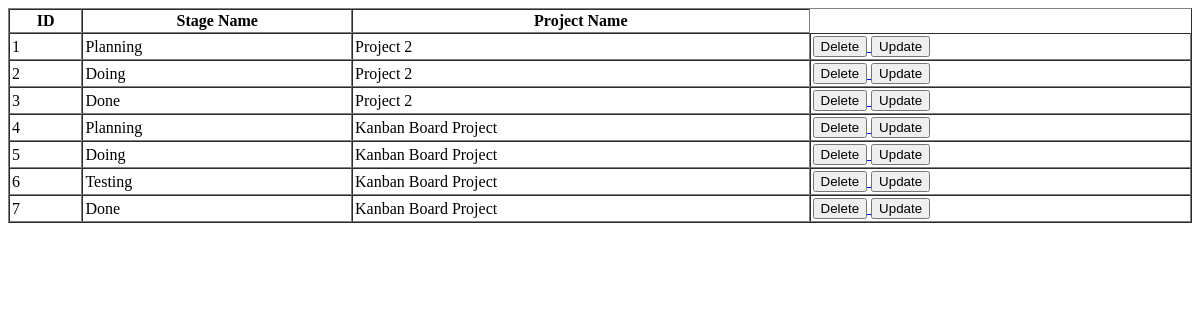
The page /stages/stages.php on the database as committed earlier.
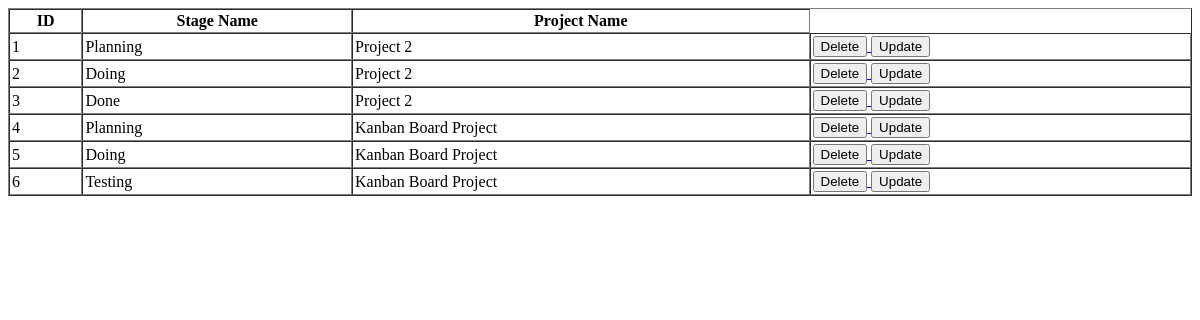
The same page on the database as committed later.
### tables this page shows
CREATE TABLE `stages` (
  `id` int(11) NOT NULL,
  `name` varchar(100) NOT NULL,
  `project_id` int(11) NOT NULL
);

CREATE TABLE `projects` (
  `id` int(11) NOT NULL,
  `admin_id` int(11) NOT NULL,
  `name` varchar(100) NOT NULL,
  `description` varchar(200) NOT NULL,
  `detail_descrip` varchar(500) NOT NULL,
  `create_date` datetime NOT NULL,
  `due_date` datetime NOT NULL,
  `completed_date` datetime NOT NULL
);

### Database/DatabaseConnection.php (called while the page is built, shortened)
<?php
    class DatabaseConnection{
        private static $server      = 'localhost';
        private static $user        = 'root';
        private static $password    = '';
        private static $database    = 'kanban';
        private static $connection = null;
        public static function getInstance(){
            if(self::$connection == null){
                self::$connection = new mysqli(self::$server, self::$user, self::$password, self::$database);
            }
            return self::$connection;
        }
    }
?>

### Repositories/StageRepository.php (called while the page is built, shortened)
<?php
    require_once('../Models/Stage.php');
    require_once('../Database/DatabaseConnection.php');
    require_once('ProjectRepository.php');
    class StageRepository{
        public static $table_name = "stages";
        private $connection;
        public function __construct(){
            $this->connection = DatabaseConnection::getInstance();
        }
        public function getAll(){
            $stages = [];
            $query = "SELECT * FROM ". self::$table_name . ";";
            $results = $this->connection->query($query);
            if($results){
                while($row = mysqli_fetch_object($results)){
                    $stages[] = $this->toModel($row);
                }
            }
            return $stages;
        }
        public function toModel($obj){
            $stage = null;
            if($obj)
                $stage = new Stage($obj->id, $obj->name, $obj->project_id);
            return $stage;
        }
        public static function getProjectName($stage){
            $projectRepo = new ProjectRepository(DatabaseConnection::getInstance());
            return $projectRepo->find($stage->project_id);
        }
    }
?>

### Models/Stage.php (called while the page is built, shortened)
<?php
    require_once("../Repositories/StageRepository.php");
    class Stage extends Model{
        public function __construct($id, $name, $project_id)
        {
            $this->project_id   =   $project_id;
            $this->project      =   StageRepository::getProjectName($this);
        }
    }
?>

### Repositories/ProjectRepository.php (called while the page is built, shortened)
<?php
    require_once('../Models/Project.php');
    require_once('../Database/DatabaseConnection.php');
    require_once('UserRepository.php');
    class ProjectRepository{
        public static $table_name = "projects";
        private $connection;
        public function __construct($connection){
            $this->connection = $connection;
        }
        public function find($id){
            $project   = null;
            $query  = "SELECT * FROM ".self::$table_name." WHERE id = $id;";
            $result = $this->connection->query($query);
            if($result) $project = $this->toModel(mysqli_fetch_object($result));
            return $project;
        }
        public function toModel($obj){
            $project = null;
            if($obj)
                $project = new Project($obj->id, $obj->admin_id, $obj->name, $obj->description, $obj->detail_descrip, $obj->create_date, $obj->due_date, $obj->completed_date);
            return $project;
        }
        public static function getAdminName($project){
            $userRepo = new UserRepository(DatabaseConnection::getInstance());
            return $userRepo->find($project->admin_id);
        }
    }
?>

### Models/Project.php (called while the page is built, shortened)
<?php
    require_once("../Repositories/ProjectRepository.php");
    require_once("../Database/DatabaseConnection.php");
    class Project extends Model{
        public function __construct($id, $admin_id, $name, $description, $detail_descrip, $create_date, $due_date)
        {
            $this->admin_id         = $admin_id;
            $this->admin            = ProjectRepository::getAdminName($this);
        }
    }
?>

### Repositories/UserRepository.php (called while the page is built, shortened)
<?php
    require_once('../Models/User.php');
    require_once('../Database/DatabaseConnection.php');
    require_once('RoleRepository.php');
    require_once('GenderRepository.php');
    class UserRepository{
        public static $table_name = "users";
        private $connection;
        public function __construct($connection){
            $this->connection = $connection;
        }
        public function find($id){
            $user   = null;
            $query  = "SELECT * FROM ".self::$table_name." WHERE id = $id;";
            $result = $this->connection->query($query);
            if($result) $user = $this->toModel(mysqli_fetch_object($result));
            return $user;
        }
        public function toModel($obj){
            $user = null;
            if($obj)
                $user = new User($obj->id, $obj->img, $obj->name, $obj->email, $obj->password, $obj->gender_id, $obj->role_id);
            return $user;
        }
        public static function getUserRole($user){
            $roleRepo = new RoleRepository();
            return $roleRepo->find($user->role_id);
        }
        public static function getUserGender($user){
            $genderRepo = new GenderRepository();
            return $genderRepo->find($user->gender_id);
        }
    }
?>

### Models/User.php (called while the page is built, shortened)
<?php
    require_once("../Repositories/UserRepository.php");
    class User extends Model{
        public function __construct($id, $img, $name, $email, $password, $gender_id, $role_id)
        {
            $this->gender_id    = $gender_id;
            $this->gender       = UserRepository::getUserGender($this);
            $this->role_id      = $role_id;
            $this->role         = UserRepository::getUserRole($this);
        }
    }
?>

### Repositories/GenderRepository.php (called while the page is built, shortened)
<?php
    require_once('../Database/DatabaseConnection.php');
    class GenderRepository{
        public static $table_name = "genders";
        private $connection;
        public function __construct(){
            $this->connection = DatabaseConnection::getInstance();
        }
        public function find($id){
            $gender   = null;
            $query  = "SELECT * FROM ".self::$table_name." WHERE id = $id;";
            $result = $this->connection->query($query);
            if($result) $gender = $this->toModel(mysqli_fetch_object($result));
            return $gender;
        }
        public function toModel($obj){
            $gender = null;
            if($obj)
                $gender = new Role($obj->id, $obj->name);
            return $gender;
        }
    }
?>

### Repositories/RoleRepository.php (called while the page is built, shortened)
<?php
    require_once('../Database/DatabaseConnection.php');
    class RoleRepository{
        public static $table_name = "roles";
        private $connection;
        public function __construct(){
            $this->connection = DatabaseConnection::getInstance();
        }
        public function find($id){
            $role   = null;
            $query  = "SELECT * FROM ".self::$table_name." WHERE id = $id;";
            $result = $this->connection->query($query);
            if($result) $role = $this->toModel(mysqli_fetch_object($result));
            return $role;
        }
        public function toModel($obj){
            $role = null;
            if($obj)
                $role = new Role($obj->id, $obj->name);
            return $role;
        }
    }
?>

### stages/stages.php (the view, shortened to what the changed rows need)
<?php
    require_once("../Repositories/StageRepository.php");
    require_once("../Database/DatabaseConnection.php");
?>
<?php
    $stageRepo = new StageRepository(DatabaseConnection::getInstance());
    $stages = $stageRepo->getAll();
?>
<html>
    <head>
    </head>
    <body>
        <table width="100%" border="1" cellspacing="0" cellpadding="2">
            <tr>
                <th>ID</th>
                <th>Stage Name</th>
                <th>Project Name</th>
            </tr>
        <?php foreach($stages as $u): ?>
            <tr>
                <td><?=$u->id?></td>
                <td><?=$u->name?></td>
                <td><?=$u->getProject()->name?></td>
                <td>
                    <a href="deletestages.php?id=<?=$u->id?>">
                        <button>Delete</button>
                    </a>
                    <a href="updatestagespage.php?id=<?=$u->id?>">
                        <button>Update</button>
                    </a>
                </td>
            </tr>
        <?php endforeach;?>
        </table>
    </body>
</html>

Rows that differ between the two databases and show on the page:
removed stages: id "7", name "Done", project.name "Kanban Board Project"
